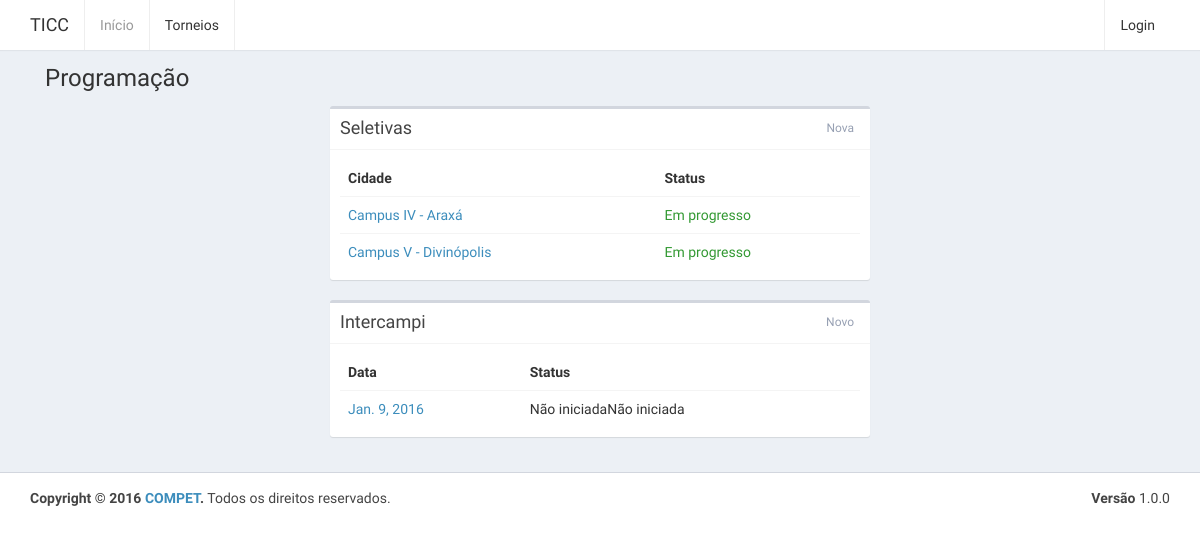
The page /competicoes/2 on the database its author committed.
### website/models.py (models this page shows, shortened)
class Competicao(models.Model):
	torneio = models.ForeignKey(Torneio, on_delete=models.CASCADE, related_name="competicoes")
	categoria = models.ForeignKey(Categoria, on_delete=models.CASCADE)
	responsavel = models.ForeignKey(User, on_delete=models.SET_NULL, null=True)
	def __str__(self):
		return self.categoria.nome

class Categoria(models.Model):
	nome = models.CharField(max_length=255)
	regras = models.TextField()

class Jogo(models.Model):
	competicao = models.ForeignKey(Competicao, on_delete=models.CASCADE, related_name="jogos")
	campus = models.ForeignKey(Campus, on_delete=models.CASCADE)
	responsavel = models.ForeignKey(User)
	inicio = models.DateTimeField()
	termino = models.DateTimeField()
	local = models.CharField(max_length=255)
	participantes = models.ManyToManyField(User, related_name='jogos')
	intercampi = models.BooleanField(default=False)
	def status(self):
		now = timezone.now()
		if now < self.inicio:
			return 'status-waiting'
		elif now <= self.termino:
			return 'status-in-progress'
		else:
			return 'status-ended'
	def __str__(self):
		return self.campus.__str__()

class Campus(models.Model):
	cidade = models.CharField(max_length=255)
	numero = models.CharField(max_length=2)
	def __str__(self):
		return 'Campus ' + self.numero + ' - ' + self.cidade

class Torneio(models.Model):
	sede = models.ForeignKey(Campus, on_delete=models.CASCADE, default=None)
	responsavel = models.ForeignKey(User)
	inicio = models.DateField()
	termino = models.DateField()

### website/views.py (the view)
# urls.py: url(r'competicoes/(?P<pkCompeticao>[0-9]+)$', views.competicoes_detalhes),
def competicoes_detalhes(request, pkCompeticao):
	context = {
		'competicao': get_object_or_404(Competicao, pk=pkCompeticao),
		'torneio': Competicao.objects.get(pk=pkCompeticao).torneio,
		'seletivas': Jogo.objects.filter(competicao_id=pkCompeticao, intercampi=False),
		'intercampi': Jogo.objects.filter(competicao_id=pkCompeticao, intercampi=True),
	}
	return render(request, 'competicoes-detalhes.html', context)

### templates/competicoes-detalhes.html
{% extends "base.html" %}
{% block content-title %}
    {{ competicao }}
{% endblock content-title %}
{% block breadcrumb %}
    {% include "breadcrumb.html" %}
{% endblock breadcrumb %}
{% block content %}
	{% include "competicoes-seletivas.html" %}
	{% include "competicoes-intercampi.html" %}
{% endblock content %}

### templates/competicoes-seletivas.html
<div class="row">
    <div class="col-md-6 col-md-offset-3">
        <div class="box">
            <div class="box-header with-border">
                <h3 class="box-title">Seletivas</h3>
                <div class="box-tools pull-right">
                    <a href="/jogos/novo/{{ competicao.id }}" class="btn btn-box-tool">Nova</a>
                </div>
            </div>
            <div class="box-body">
                <table class="table">
                    <tr>
                        <th>Cidade</th>
                        <th>Status</th>
                    </tr>
                    {% for seletiva in seletivas %}
                        <tr>
                            <td><a href="/jogos/{{ seletiva.pk }}">{{ seletiva }}</a></td>
                            <td class="{{ seletiva.status }}"></td>
                        </tr>
                    {% endfor %}
                </table>
            </div>
        </div>
    </div>
</div>

### templates/competicoes-intercampi.html
<div class="row">
    <div class="col-md-6 col-md-offset-3">
        <div class="box">
            <div class="box-header with-border">
                <h3 class="box-title">Intercampi</h3>
                <div class="box-tools pull-right">
                    <a href="novo-intercampi.html" class="btn btn-box-tool">Novo</a>
                </div>
            </div>
            <div class="box-body">
                <table class="table">
                    <tr>
                        <th>Data</th>
                        <th>Status</th>
                    </tr>
                    <tr>
                        <td><a href="#">{{ torneio.inicio }}</a></td>
                        <td class="status-waiting">Não iniciada</td>
                    </tr>
                </table>
            </div>
        </div>
    </div>
</div>

### rows shown on the page
Competicao: categoria.nome "Programação"
Jogo: campus.cidade "Campus IV - Araxá"
Jogo: campus.cidade "Campus V - Divinópolis"
Torneio: inicio "Jan. 9, 2016"
